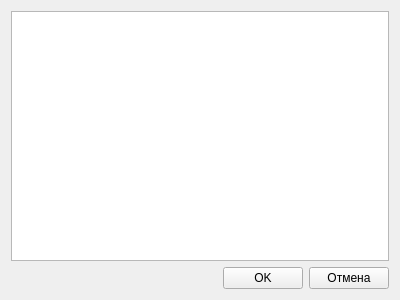
<?xml version="1.0" encoding="UTF-8"?>
<ui version="4.0">
 <class>MarkupEditor</class>
 <widget class="QWidget" name="MarkupEditor">
  <property name="geometry">
   <rect>
    <x>0</x>
    <y>0</y>
    <width>400</width>
    <height>300</height>
   </rect>
  </property>
  <property name="windowTitle">
   <string>Редактирование разметки</string>
  </property>
  <layout class="QVBoxLayout" name="verticalLayout">
   <item>
    <widget class="QPlainTextEdit" name="plainTextEdit_markup"/>
   </item>
   <item>
    <layout class="QHBoxLayout" name="horizontalLayout">
     <item>
      <spacer name="horizontalSpacer">
       <property name="orientation">
        <enum>Qt::Horizontal</enum>
       </property>
       <property name="sizeHint" stdset="0">
        <size>
         <width>40</width>
         <height>20</height>
        </size>
       </property>
      </spacer>
     </item>
     <item>
      <widget class="QPushButton" name="pushButton_ok">
       <property name="text">
        <string>OK</string>
       </property>
      </widget>
     </item>
     <item>
      <widget class="QPushButton" name="pushButton_cancel">
       <property name="text">
        <string>Отмена</string>
       </property>
      </widget>
     </item>
    </layout>
   </item>
  </layout>
 </widget>
 <resources/>
 <connections>
  <connection>
   <sender>pushButton_cancel</sender>
   <signal>clicked()</signal>
   <receiver>MarkupEditor</receiver>
   <slot>close()</slot>
   <hints>
    <hint type="sourcelabel">
     <x>349</x>
     <y>280</y>
    </hint>
    <hint type="destinationlabel">
     <x>199</x>
     <y>149</y>
    </hint>
   </hints>
  </connection>
 </connections>
</ui>
